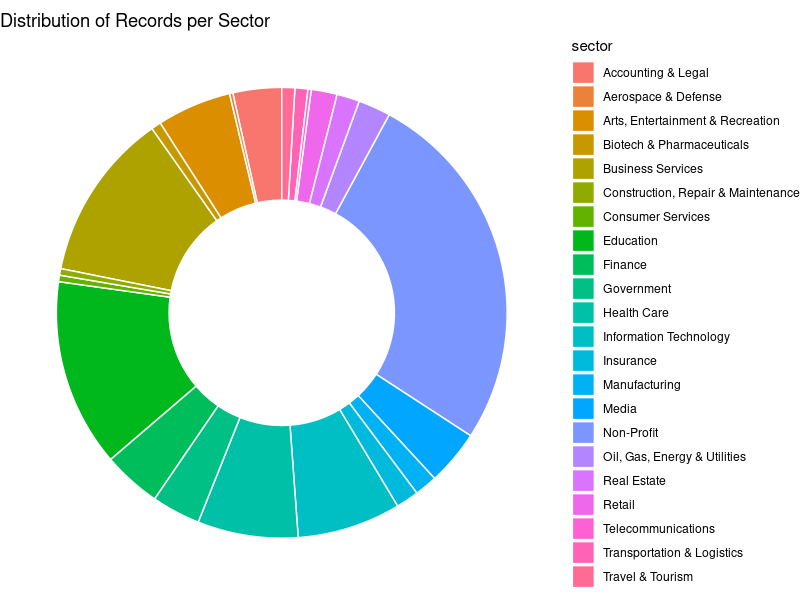

This figure's R source:
## ---- chunk 1
# Load required libraries
library(ggplot2)
library(dplyr)

# Create the data frame manually (based on the JSON data)
sector_data <- data.frame(
  sector = c("Non-Profit", "Education", "Business Services", "Information Technology",
             "Health Care", "Arts, Entertainment & Recreation", "Finance", "Media",
             "Government", "Accounting & Legal", "Oil, Gas, Energy & Utilities", "Retail",
             "Real Estate", "Manufacturing", "Insurance", "Transportation & Logistics",
             "Travel & Tourism", "Biotech & Pharmaceuticals", "Consumer Services",
             "Construction, Repair & Maintenance", "Telecommunications", "Aerospace & Defense"),
  count = c(113, 58, 52, 32, 31, 23, 18, 17, 15, 15, 10, 8, 7, 7, 7, 4, 4, 3, 2, 2, 1, 1)
)

# Compute percentages
sector_data <- sector_data %>%
  mutate(percent = count / sum(count) * 100,
         ypos = cumsum(percent) - 0.5 * percent)

# Create donut chart
ggplot(sector_data, aes(x = 2, y = percent, fill = sector)) +
  geom_bar(stat = "identity", width = 1, color = "white") +
  coord_polar("y", start = 0) +
  xlim(0.5, 2.5) +
  theme_void() +
  theme(legend.position = "right") +
  labs(title = "Distribution of Records per Sector") +
  guides(fill = guide_legend(ncol = 1))
